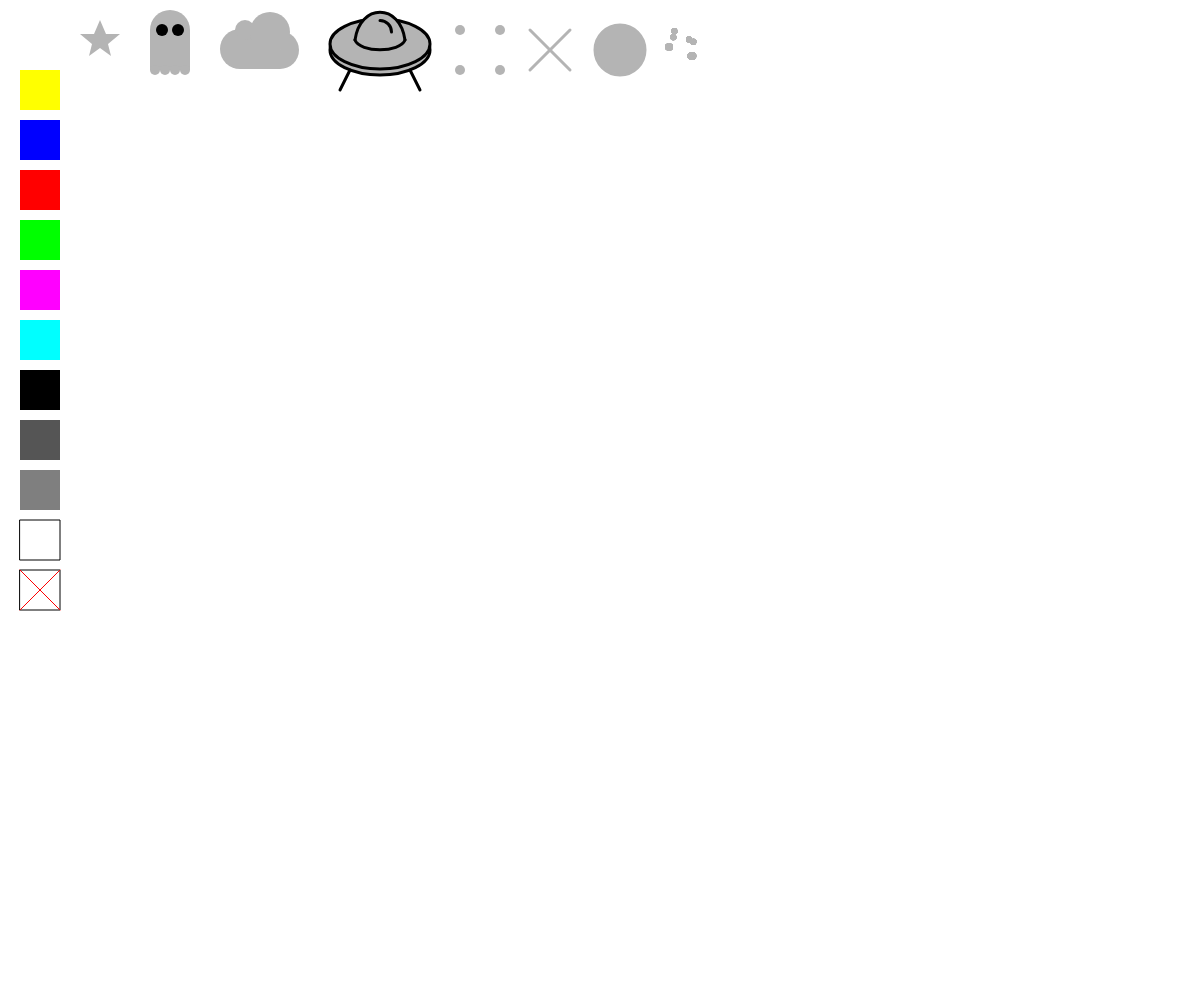
Frame 1 (no input)
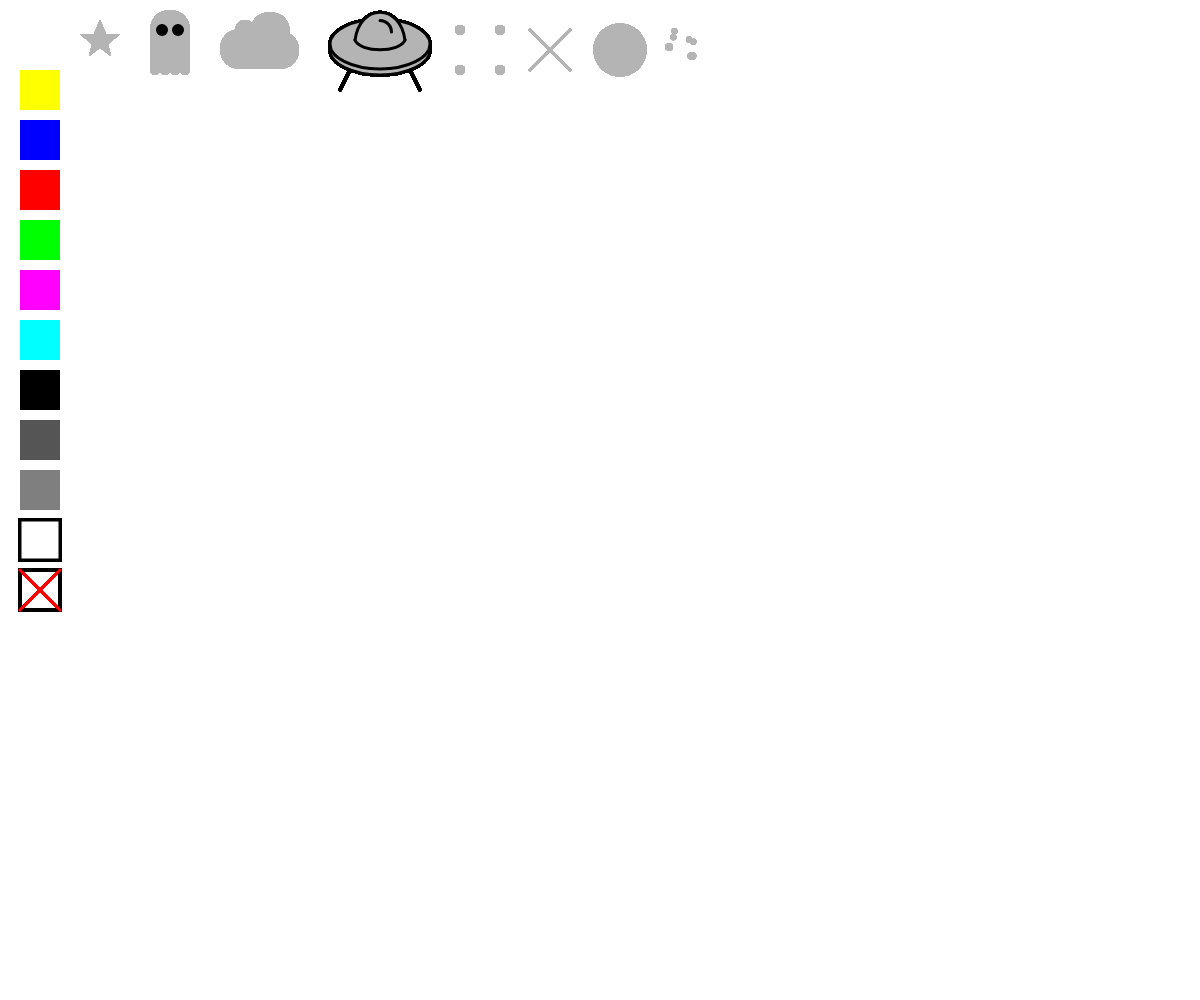
Frame 60 (no input)
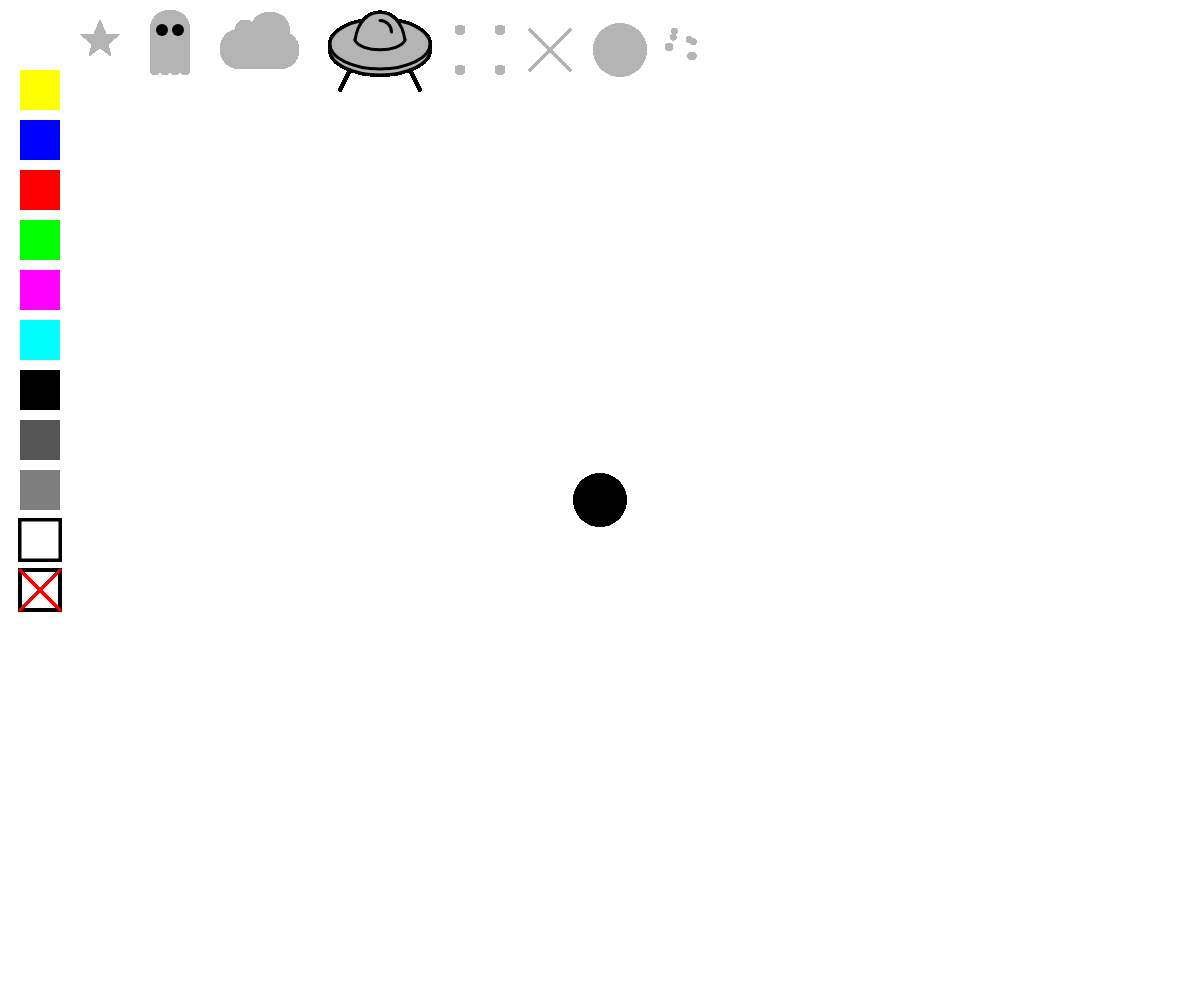
Frame 120 (the mouse pressed at the canvas centre since frame 60)

The p5.js sketch that drew these frames (run headless with seeded random() and noise() and a simulated clock; from frame 60 on, the mouse is pressed at the canvas centre):

// p5.js sketch
// ── sketch.js
var col = 7; // color inicial negro
var herr = 7; // herramienta inicial circulo
var x = 0;
var y = 0;
var b = true; //variable de control

function setup() {
  createCanvas(windowWidth, windowHeight); //canvas del tamaño de la ventana
  background(255); //fondo blanco
  noStroke();
}

function estrella(x, y) { //función que dibuja la estrella haciendo cada vertice
  noStroke();
  beginShape();
  vertex(x, y - 20);
  vertex(x + 6, y - 6);
  vertex(x + 20, y - 6);
  vertex(x + 8, y + 4);
  vertex(x + 11, y + 16);

  vertex(x, y + 8);
  vertex(x - 11, y + 16);
  vertex(x - 8, y + 4);
  vertex(x - 20, y - 6);
  vertex(x - 6, y - 6);
  endShape(CLOSE);
}

function fantasma(x, y) { // esta función dibuja fantasmas en las coordenadas x,y
  noStroke();
  ellipse(x, y, 40, 40); //cabeza
  rect(x - 20, y, 40, 40); //cuerpo
  ellipse(x - 15, y + 40, 10, 10); //pies
  ellipse(x - 5, y + 40, 10, 10); //
  ellipse(x + 5, y + 40, 10, 10); //
  ellipse(x + 15, y + 40, 10, 10); //
  fill(0); //color negro de los ojos
  ellipse(x - 8, y, 12, 12); //ojos
  ellipse(x + 8, y, 12, 12);
}

function nube(x, y) { //funcion que dibuja nubes
  ellipse(x, y - 1, 40, 40)
  ellipse(x + 40, y, 38, 38)
  ellipse(x + 5, y - 20, 20, 20)
  ellipse(x + 30, y - 18, 40, 40)
  rect(x, y - 5, 40, 24)
}

function nave(x, y) { //funcion que dibuja la nave espacial
  stroke(0);
  strokeWeight(3);
  ellipse(x, y, 100, 50);
  ellipse(x, y - 6, 100, 50);
  line(x - 30, y + 20, x - 40, y + 40);
  line(x + 30, y + 20, x + 40, y + 40);
  bezier(x - 25, y - 10, x - 20, y - 47, x + 20, y - 47, x + 25, y - 10);
  bezier(x - 25, y - 10, x - 20, y + 3, x + 20, y + 3, x + 25, y - 10);
  noFill();
  arc(x, y - 18, 23, 23, HALF_PI * 3, 0);
  noStroke();
}

function puntos(x, y) { //función que dibuja el pincel de 4 puntos
  ellipse(x - 20, y - 20, 10, 10);
  ellipse(x + 20, y - 20, 10, 10);
  ellipse(x - 20, y + 20, 10, 10);
  ellipse(x + 20, y + 20, 10, 10);
}

function cruz(x, y) { //función que dibuja la cruz
  line(x - 20, y - 20, x + 20, y + 20);
  line(x - 20, y + 20, x + 20, y - 20);
}

function spray(x, y) { //funcion que dibuja tipo spay
  a = Math.random() * 3 + 1;
  b = Math.random() * 2 + 1;
  for (m = 0; m < 20; m++) {
    ellipse(x + a * b, y + b * 2, a)
    ellipse(x + b * a / 1.2, y - a -3 * 2.3, b)
    ellipse(x - a * a / 1.2, y + b -3* 2, a)
    ellipse(x - b * b / 1.3, y - a -3* 3, b)
    ellipse(x + a * b+2, y + b * 2, a)
    ellipse(x + b * a+3 / 1.2, y - a -2* 2.3, b)
    ellipse(x - a * a+4 / 1.2, y + b -3* 2, a)
    ellipse(x - b * b+4 / 1.3, y - a -5* 3, b)
  }
}

function draw() {
  noStroke();
  fill(255, 255, 0); //amarillo
  rect(20, 70, 40, 40);
  fill(0, 0, 255); //azul
  rect(20, 120, 40, 40);
  fill(255, 0, 0); //rojo
  rect(20, 170, 40, 40);
  fill(0, 255, 0); //verde
  rect(20, 220, 40, 40);
  fill(255, 0, 255); //magenta
  rect(20, 270, 40, 40);
  fill(0, 255, 255); //cyan
  rect(20, 320, 40, 40);
  fill(0); //negro
  rect(20, 370, 40, 40);
  fill(85); //33% gris
  rect(20, 420, 40, 40);
  fill(127); //50% gris
  rect(20, 470, 40, 40);
  stroke(0);
  fill(255); //blanco
  rect(20, 520, 40, 40);
  noFill();
  stroke(0);
  rect(20, 570, 40, 40);
  stroke(255, 0, 0);
  cruz(40, 590)
  noStroke();
  fill(180);
  estrella(100, 40);
  fantasma(170, 30);
  fill(180);
  nube(240, 50);
  nave(380, 50);
  fill(180);
  noStroke();
  puntos(480, 50);
  stroke(180);
  cruz(550, 50);
  ellipse(620, 50, 50, 50);
  if (b == true) {
    spray(680, 50);
    b = !b;
  }

  noStroke();
  if (col == 1) { //estas líneas seleccionan el color apropiado dependiendo del valor de la variable
    fill(255, 255, 0);
    stroke(255, 255, 0);
  } else if (col == 2) {
    fill(0, 0, 255);
    stroke(0, 0, 255);
  } else if (col == 3) {
    fill(255, 0, 0);
    stroke(255, 0, 0);
  } else if (col == 4) {
    fill(0, 255, 0);
    stroke(0, 255, 0);
  } else if (col == 5) {
    fill(255, 0, 255);
    stroke(255, 0, 255);
  } else if (col == 6) {
    fill(0, 255, 255);
    stroke(0, 255, 255);
  } else if (col == 7) {
    fill(0);
    stroke(0);
  } else if (col == 8) {
    fill(85);
    stroke(85);
  } else if (col == 9) {
    fill(127);
    stroke(127);
  } else if (col == 10) {
    fill(255);
    stroke(255);
  }


  if (mouseIsPressed) {

    if (mouseX <= 120 && mouseX >= 80 && mouseY >= 20 && mouseY <= 60) {
      herr = 1; //selecciona cada herramienta cuando se precionan los botones correspondientes
    }

    if (mouseX <= 190 && mouseX >= 150 && mouseY >= 10 && mouseY <= 76) {
      herr = 2;
    }

    if (mouseX <= 299 && mouseX >= 220 && mouseY >= 12 && mouseY <= 69) {
      herr = 3;
    }

    if (mouseX <= 430 && mouseX >= 330 && mouseY >= 10 && mouseY <= 75) {
      herr = 4;
    }

    if (mouseX <= 500 && mouseX >= 460 && mouseY >= 30 && mouseY <= 70) {
      herr = 5;
    }

    if (mouseX <= 570 && mouseX >= 530 && mouseY >= 30 && mouseY <= 70) {
      herr = 6;
    }

    if (mouseX <= 645 && mouseX >= 595 && mouseY >= 30 && mouseY <= 70) {
      herr = 7;
    }
    
    if (mouseX <= 680 && mouseX >= 640 && mouseY >= 30 && mouseY <= 70) {
      herr = 8;
    }



    if (mouseX <= 60 && mouseX >= 20 && mouseY >= 70 && mouseY <= 110) {
      col = 1; //selecciona cada color cuando se hace click en los botones de colores
    }

    if (mouseX <= 60 && mouseX >= 20 && mouseY >= 120 && mouseY <= 160) {
      col = 2;
    }

    if (mouseX <= 60 && mouseX >= 20 && mouseY >= 170 && mouseY <= 210) {
      col = 3;
    }

    if (mouseX <= 60 && mouseX >= 20 && mouseY >= 220 && mouseY <= 260) {
      col = 4;
    }

    if (mouseX <= 60 && mouseX >= 20 && mouseY >= 270 && mouseY <= 310) {
      col = 5;
    }

    if (mouseX <= 60 && mouseX >= 20 && mouseY >= 320 && mouseY <= 360) {
      col = 6;
    }

    if (mouseX <= 60 && mouseX >= 20 && mouseY >= 370 && mouseY <= 410) {
      col = 7;
    }

    if (mouseX <= 60 && mouseX >= 20 && mouseY >= 420 && mouseY <= 460) {
      col = 8;
    }

    if (mouseX <= 60 && mouseX >= 20 && mouseY >= 470 && mouseY <= 510) {
      col = 9;
    }

    if (mouseX <= 60 && mouseX >= 20 && mouseY >= 520 && mouseY <= 560) {
      col = 10;
    }

    if (herr == 1) { //pinta con la herramienta seleccionada
      estrella(mouseX, mouseY);
    } else if (herr == 2) {
      fantasma(mouseX, mouseY);
    } else if (herr == 3) {
      nube(mouseX, mouseY);
    } else if (herr == 4) {
      nave(mouseX, mouseY);
    } else if (herr == 5) {
      puntos(mouseX, mouseY);
    } else if (herr == 6) {
      cruz(mouseX, mouseY);
    } else if (herr == 7) {
      ellipse(mouseX, mouseY, 50, 50);
    } else if (herr == 8) {
      spray(mouseX, mouseY, 50, 50);
    }

    if (mouseX <= 60 && mouseX >= 20 && mouseY >= 570 && mouseY <= 610) {
      background(255); // borra el dibujo pintando el fondo de nuevo cuando se hace click en el boton de la X roja
      b=true;
    }
  }

}
